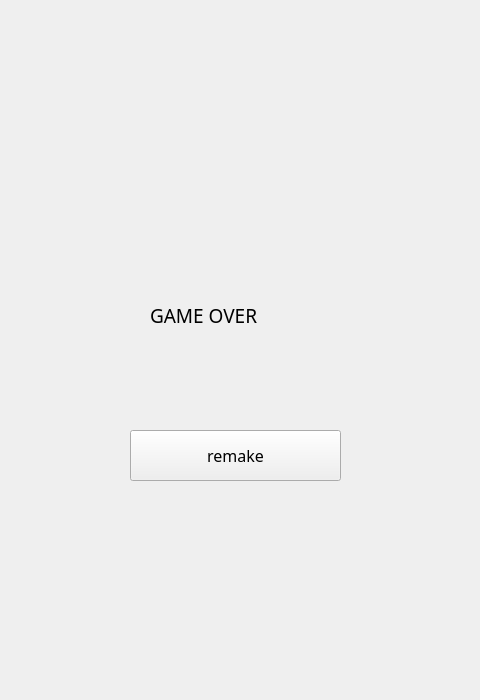
<?xml version="1.0" encoding="UTF-8"?>
<ui version="4.0">
 <class>gameover</class>
 <widget class="QWidget" name="gameover">
  <property name="geometry">
   <rect>
    <x>0</x>
    <y>0</y>
    <width>480</width>
    <height>700</height>
   </rect>
  </property>
  <property name="windowTitle">
   <string>Form</string>
  </property>
  <widget class="QLabel" name="label">
   <property name="geometry">
    <rect>
     <x>150</x>
     <y>200</y>
     <width>341</width>
     <height>231</height>
    </rect>
   </property>
   <property name="palette">
    <palette>
     <active>
      <colorrole role="Text">
       <brush brushstyle="SolidPattern">
        <color alpha="255">
         <red>0</red>
         <green>0</green>
         <blue>0</blue>
        </color>
       </brush>
      </colorrole>
      <colorrole role="PlaceholderText">
       <brush brushstyle="SolidPattern">
        <color alpha="128">
         <red>255</red>
         <green>0</green>
         <blue>0</blue>
        </color>
       </brush>
      </colorrole>
     </active>
     <inactive>
      <colorrole role="Text">
       <brush brushstyle="SolidPattern">
        <color alpha="255">
         <red>0</red>
         <green>0</green>
         <blue>0</blue>
        </color>
       </brush>
      </colorrole>
      <colorrole role="PlaceholderText">
       <brush brushstyle="SolidPattern">
        <color alpha="128">
         <red>255</red>
         <green>0</green>
         <blue>0</blue>
        </color>
       </brush>
      </colorrole>
     </inactive>
     <disabled>
      <colorrole role="Text">
       <brush brushstyle="SolidPattern">
        <color alpha="255">
         <red>120</red>
         <green>120</green>
         <blue>120</blue>
        </color>
       </brush>
      </colorrole>
      <colorrole role="PlaceholderText">
       <brush brushstyle="SolidPattern">
        <color alpha="128">
         <red>0</red>
         <green>0</green>
         <blue>0</blue>
        </color>
       </brush>
      </colorrole>
     </disabled>
    </palette>
   </property>
   <property name="font">
    <font>
     <family>华文新魏</family>
     <pointsize>14</pointsize>
    </font>
   </property>
   <property name="focusPolicy">
    <enum>Qt::NoFocus</enum>
   </property>
   <property name="text">
    <string>GAME OVER</string>
   </property>
  </widget>
  <widget class="QPushButton" name="pushButton">
   <property name="geometry">
    <rect>
     <x>130</x>
     <y>430</y>
     <width>211</width>
     <height>51</height>
    </rect>
   </property>
   <property name="font">
    <font>
     <family>华文新魏</family>
     <pointsize>12</pointsize>
    </font>
   </property>
   <property name="text">
    <string>remake</string>
   </property>
  </widget>
 </widget>
 <resources/>
 <connections/>
</ui>
